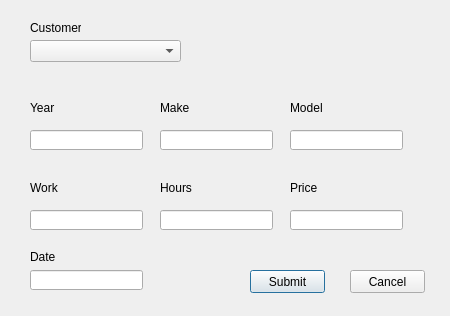
<?xml version="1.0" encoding="UTF-8"?>
<ui version="4.0">
 <class>ExistingCustomer</class>
 <widget class="QDialog" name="ExistingCustomer">
  <property name="geometry">
   <rect>
    <x>0</x>
    <y>0</y>
    <width>450</width>
    <height>316</height>
   </rect>
  </property>
  <property name="windowTitle">
   <string>Dialog</string>
  </property>
  <widget class="QPushButton" name="submitButton">
   <property name="geometry">
    <rect>
     <x>250</x>
     <y>270</y>
     <width>75</width>
     <height>23</height>
    </rect>
   </property>
   <property name="text">
    <string>Submit</string>
   </property>
  </widget>
  <widget class="QPushButton" name="cancelButton">
   <property name="geometry">
    <rect>
     <x>350</x>
     <y>270</y>
     <width>75</width>
     <height>23</height>
    </rect>
   </property>
   <property name="text">
    <string>Cancel</string>
   </property>
  </widget>
  <widget class="QComboBox" name="customerComboBox">
   <property name="geometry">
    <rect>
     <x>30</x>
     <y>40</y>
     <width>151</width>
     <height>22</height>
    </rect>
   </property>
  </widget>
  <widget class="QLabel" name="label">
   <property name="geometry">
    <rect>
     <x>30</x>
     <y>20</y>
     <width>51</width>
     <height>16</height>
    </rect>
   </property>
   <property name="text">
    <string>Customer</string>
   </property>
  </widget>
  <widget class="QLineEdit" name="carYearBox">
   <property name="geometry">
    <rect>
     <x>30</x>
     <y>130</y>
     <width>113</width>
     <height>20</height>
    </rect>
   </property>
  </widget>
  <widget class="QLineEdit" name="carMakeBox">
   <property name="geometry">
    <rect>
     <x>160</x>
     <y>130</y>
     <width>113</width>
     <height>20</height>
    </rect>
   </property>
  </widget>
  <widget class="QLineEdit" name="carModelBox">
   <property name="geometry">
    <rect>
     <x>290</x>
     <y>130</y>
     <width>113</width>
     <height>20</height>
    </rect>
   </property>
  </widget>
  <widget class="QLineEdit" name="jobPriceBox">
   <property name="geometry">
    <rect>
     <x>290</x>
     <y>210</y>
     <width>113</width>
     <height>20</height>
    </rect>
   </property>
  </widget>
  <widget class="QLineEdit" name="jobWorkBox">
   <property name="geometry">
    <rect>
     <x>30</x>
     <y>210</y>
     <width>113</width>
     <height>20</height>
    </rect>
   </property>
  </widget>
  <widget class="QLineEdit" name="jobHoursBox">
   <property name="geometry">
    <rect>
     <x>160</x>
     <y>210</y>
     <width>113</width>
     <height>20</height>
    </rect>
   </property>
  </widget>
  <widget class="QLabel" name="carYearLabel">
   <property name="geometry">
    <rect>
     <x>30</x>
     <y>100</y>
     <width>51</width>
     <height>16</height>
    </rect>
   </property>
   <property name="text">
    <string>Year</string>
   </property>
  </widget>
  <widget class="QLabel" name="carMakeLabel">
   <property name="geometry">
    <rect>
     <x>160</x>
     <y>100</y>
     <width>51</width>
     <height>16</height>
    </rect>
   </property>
   <property name="text">
    <string>Make</string>
   </property>
  </widget>
  <widget class="QLabel" name="carModelLabel">
   <property name="geometry">
    <rect>
     <x>290</x>
     <y>100</y>
     <width>51</width>
     <height>16</height>
    </rect>
   </property>
   <property name="text">
    <string>Model</string>
   </property>
  </widget>
  <widget class="QLabel" name="jobPriceLabel">
   <property name="geometry">
    <rect>
     <x>290</x>
     <y>180</y>
     <width>51</width>
     <height>16</height>
    </rect>
   </property>
   <property name="text">
    <string>Price</string>
   </property>
  </widget>
  <widget class="QLabel" name="jobWorkLabel">
   <property name="geometry">
    <rect>
     <x>30</x>
     <y>180</y>
     <width>51</width>
     <height>16</height>
    </rect>
   </property>
   <property name="text">
    <string>Work</string>
   </property>
  </widget>
  <widget class="QLabel" name="jobHoursLabel">
   <property name="geometry">
    <rect>
     <x>160</x>
     <y>180</y>
     <width>51</width>
     <height>16</height>
    </rect>
   </property>
   <property name="text">
    <string>Hours</string>
   </property>
  </widget>
  <widget class="QLineEdit" name="jobDateBox">
   <property name="geometry">
    <rect>
     <x>30</x>
     <y>270</y>
     <width>113</width>
     <height>20</height>
    </rect>
   </property>
  </widget>
  <widget class="QLabel" name="jobDateLabel">
   <property name="geometry">
    <rect>
     <x>30</x>
     <y>250</y>
     <width>47</width>
     <height>13</height>
    </rect>
   </property>
   <property name="text">
    <string>Date</string>
   </property>
  </widget>
 </widget>
 <tabstops>
  <tabstop>customerComboBox</tabstop>
  <tabstop>carYearBox</tabstop>
  <tabstop>carMakeBox</tabstop>
  <tabstop>carModelBox</tabstop>
  <tabstop>jobWorkBox</tabstop>
  <tabstop>jobHoursBox</tabstop>
  <tabstop>jobPriceBox</tabstop>
  <tabstop>jobDateBox</tabstop>
  <tabstop>submitButton</tabstop>
  <tabstop>cancelButton</tabstop>
 </tabstops>
 <resources/>
 <connections/>
</ui>
